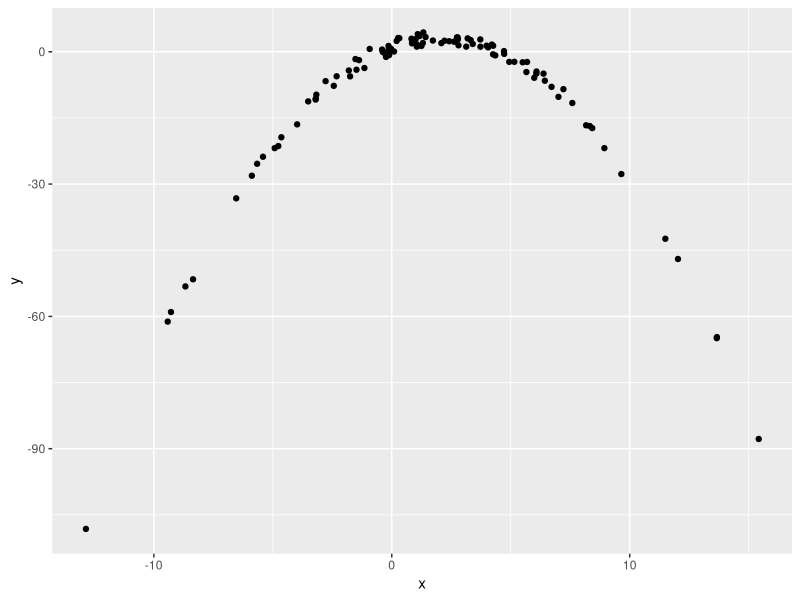

Source code (R):
## ---- chunk 1
library(tidyverse)

df = tibble(
  x = rnorm(100, 2, 5),
  y = 1 + 2*x - 0.5 * x^2 + rnorm(100)
)

df %>%  ggplot(aes(x=x, y=y)) + geom_point()



